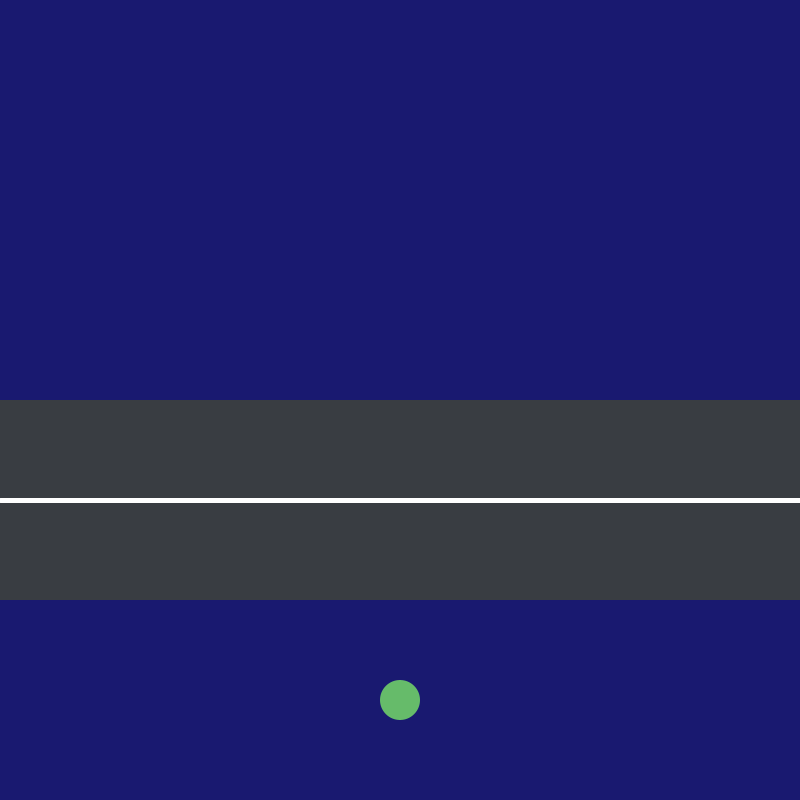
Frame 1 (no input)
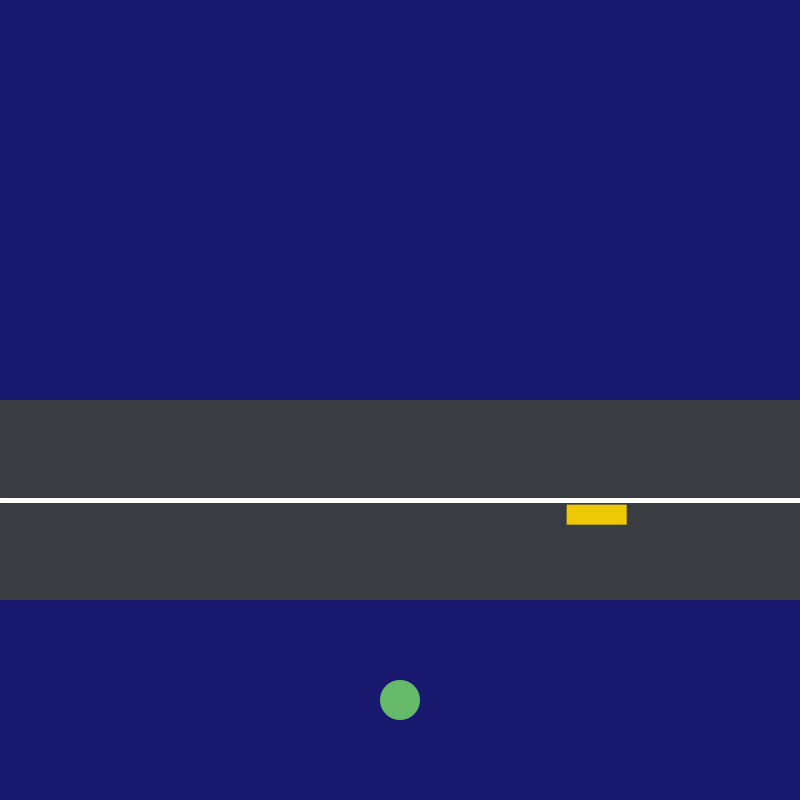
Frame 60 (the mouse pressed at the canvas centre just before this capture)
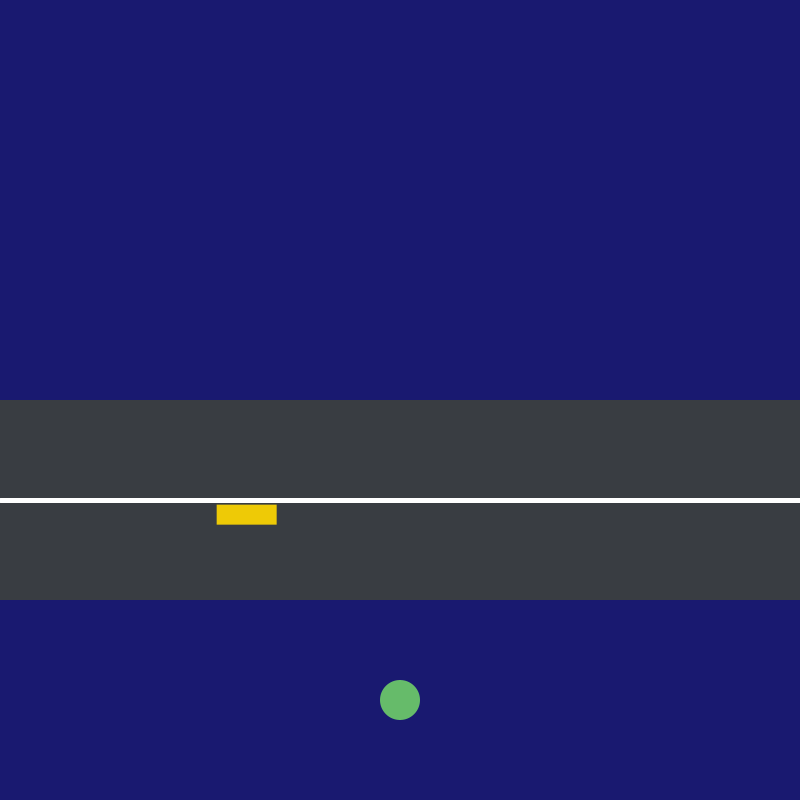
Frame 120 (the mouse held since frame 60 and released just before this capture)

The Processing sketch that drew these frames (run headless with seeded random() and noise(); from frame 60 on, the mouse is pressed at the canvas centre):

// Processing sketch: JuegoFrogger
// ── JuegoFrogger.pde
Jugador jugador;
SpawnerVehiculo spawner;

void setup(){
  size(800,800);
  jugador = new Jugador(new PVector(width/2, height-100), new PVector(0,0));
  spawner = new SpawnerVehiculo();
}

void draw(){
  background(#191970);
  jugador.display();
  noStroke();
  fill(#393d42);
  rect(0,height/2, width, 200);
  stroke(255);
  strokeWeight(5);
  line(0, (height/2)+100, width, (height/2)+100);
  spawner.mostrarVehiculos(spawner.vehiculos);
}

// ── GameObject.pde
abstract class GameObject{
  protected PVector posicion;
  protected PVector velocidad;
}

// ── Jugador.pde
class Jugador extends GameObject{

  public Jugador(PVector posicion, PVector velocidad){
    this.posicion = posicion;
    this.velocidad = velocidad;
  }
  
  public void display(){
    noStroke();
    fill(#66bb6a);
    circle(posicion.x, posicion.y, 40);
  }
  
}

// ── SpawnerVehiculo.pde
class SpawnerVehiculo{
  private Vehiculo[] vehiculos;
  private int indiceVehiculos;
  private int tiempoTranscurrido;
  private int tiempoAparicion;
  private int contFrames;
  
  public SpawnerVehiculo(){
    vehiculos = new Vehiculo[10];
    indiceVehiculos = 0;
    tiempoTranscurrido = 0;
    tiempoAparicion = 500;
    contFrames = round(frameRate);
  }
  
  public void mostrarVehiculos(Vehiculo[] vehiculos){
    float deltaTime = 1.0/contFrames;
    tiempoTranscurrido += deltaTime * 1600;
      if(tiempoTranscurrido >= tiempoAparicion && indiceVehiculos < vehiculos.length){
        tiempoTranscurrido = 0;
        if(indiceVehiculos == 0){
          vehiculos[indiceVehiculos++] = new Vehiculo(new PVector(width, random(440, 540)), new PVector(350*deltaTime, 0));
        }
      }    
        for (int i = 0; i < indiceVehiculos; i++){
          Vehiculo listVehiculos = vehiculos[i];
          noStroke();
          fill(#eeca06);
          rect(listVehiculos.posicion.x, listVehiculos.posicion.y, 60, 20);
          listVehiculos.posicion.x -= listVehiculos.velocidad.x;
          if(listVehiculos.posicion.x <0){
            for (int j=i; j<indiceVehiculos - 1; j++){
              vehiculos[j] = vehiculos[j+1];
            }
            indiceVehiculos--;
            i--;
          }
       }
        
    }
}

// ── Vehiculo.pde
class Vehiculo extends GameObject{
  
  public Vehiculo(PVector posicion, PVector velocidad){
    this.posicion = posicion;
    this.velocidad = velocidad;
  }
  
  public void display(){
    
  }
  
}
